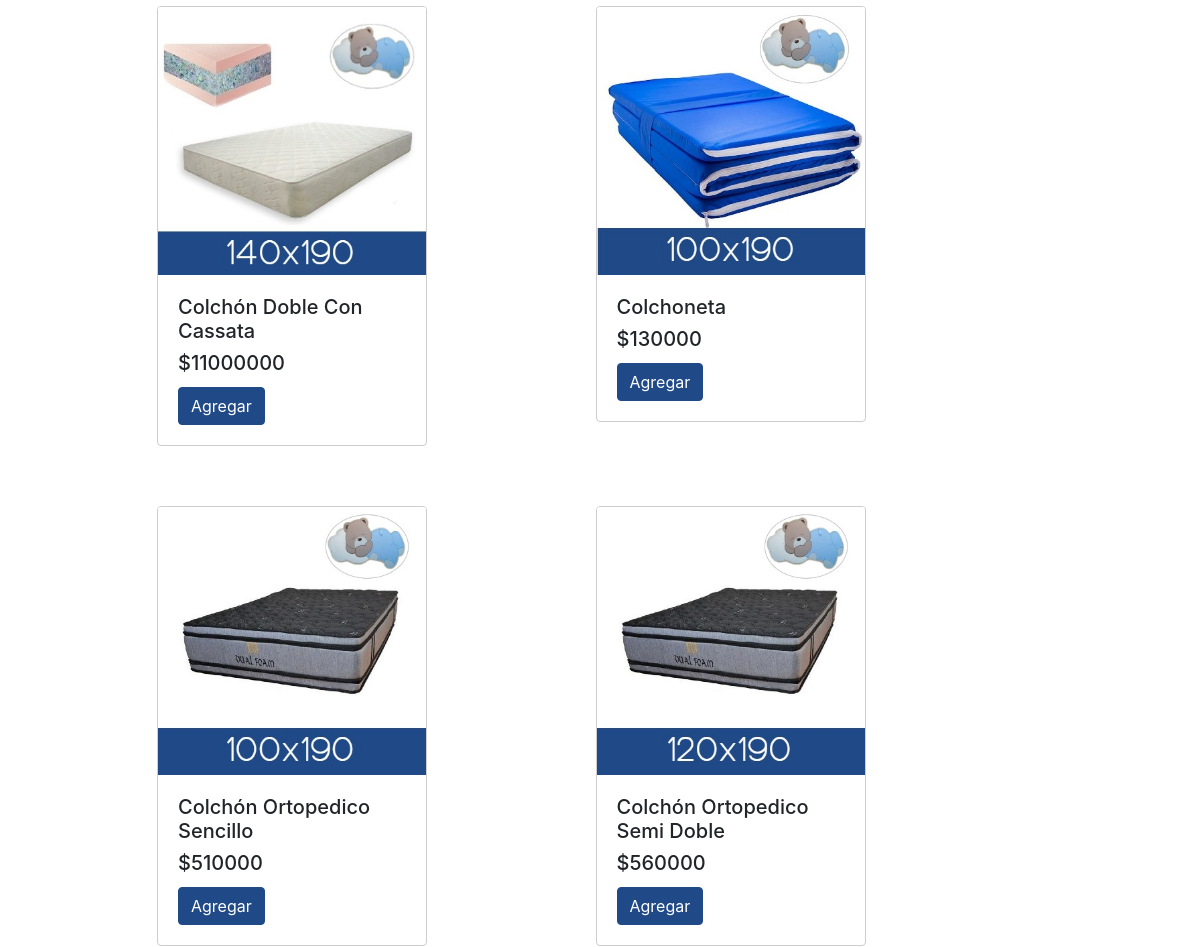
Before: /?p=colchones (middle part) with the older database file.
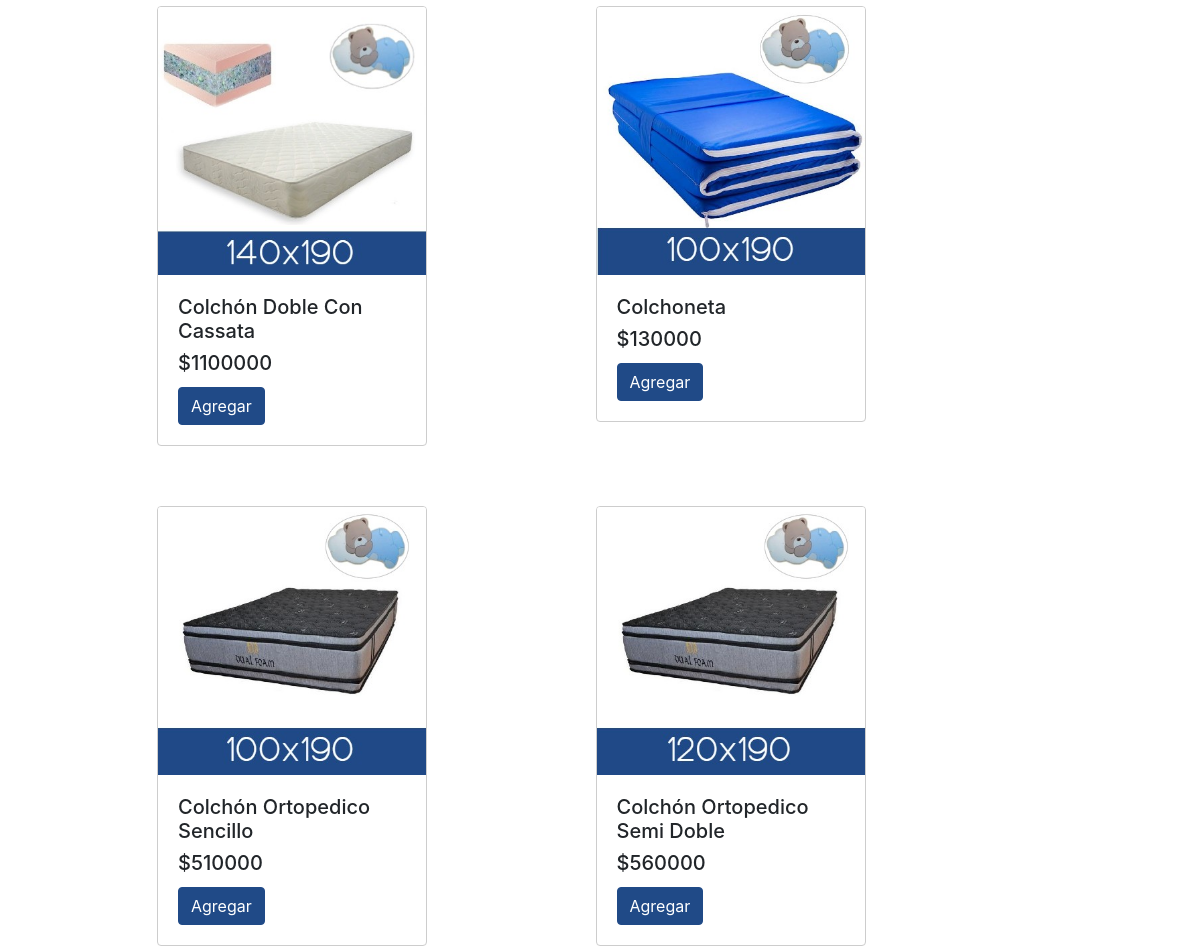
After: the same page with the newer database file.
### tables this page shows
CREATE TABLE `producto` (
  `codproducto` int(11) NOT NULL,
  `nombre_producto` varchar(30) NOT NULL,
  `descripcion` varchar(100) DEFAULT NULL,
  `precio` int(10) DEFAULT NULL,
  `existencia` int(11) DEFAULT NULL,
  `imagen` text NOT NULL,
  `fk_idcategoria` int(11) NOT NULL
);

### Modulos/colchones.php (the view, shortened to what this page needs)
 <?php
if (!isset($_GET["c"])) {
  $c = "1";
} else {
  $c = $_GET["c"];
}
?>
<!doctype html>
<html lang="en">
  <head>
  </head>
 <body>
<?php
$sql="SELECT * FROM producto where fk_idcategoria=$c";
$conexion=Conectarse();
$resul= mysqli_query($conexion,$sql);
if(mysqli_num_rows($resul) > 0){
    while ($row=mysqli_fetch_array($resul)){
?>
<div class="proc">
    <div class="col-3" style="min-width: 300px; margin-left:142px; margin-top: 90px; margin-right: -140px;">
        <div class="card" style="border-color: #cdcdcd">
                <img
                title="<?php echo $row['nombre_producto'];?>"
                alt="<?php echo $row['nombre_producto'];?>"
                class="card-img-top"
                src="img/<?php echo $row['imagen'];?>"
                data-toggle="popover"
                data-trigger="hover"
                data-content="<?php echo $row['descripcion'];?>"
                >
                <div class="card-body">
                <h5><?php echo $row['nombre_producto'];?></h5>
                <h5 class="card-title">$<?php echo $row['precio'];?></h5>
            <form action="" method="post">
                <button class="btn btn-primary"
                name="btnAccion"
                value="Agregar"
                type="submit"
                style="background: #204a87; border: solid 1px #204a87;">Agregar</button>
            </form>
        </div>
    </div>
</div>
</div>
  </body>
</html>
        <?php
    }
}
    ?>

### index.php (shortened to what this page needs)
<?php
if (!isset($_GET["p"])) {
  $p = "PaginaP";
} else {
  $p = $_GET["p"];
}
?>
<!DOCTYPE html>
<html>
<head>
  <link rel="stylesheet" href="css/bootstrap.min.css">
  <link rel="stylesheet" href="css/style.css">
  <link rel="stylesheet" href="css/style-usuario.css">
  <link rel="stylesheet" type="text/css" href="css/catEstilos.css">
</head>
<body>
  <div class="cuerpo">
    <?php
    if (file_exists("Modulos/" . $p . ".php")) {
      include "Modulos/" . $p . ".php";
    } else {
      echo "modulo desconocido";
    }
    ?>
</body>
</html>

### css/style.css (style rules this page uses)
.proc { display: inline-block; }
.proc { margin-top: -30px; }

Changed rows visible on the page:
changed producto "Colchón Doble Con Cassata": precio "11000000" → "1100000"
